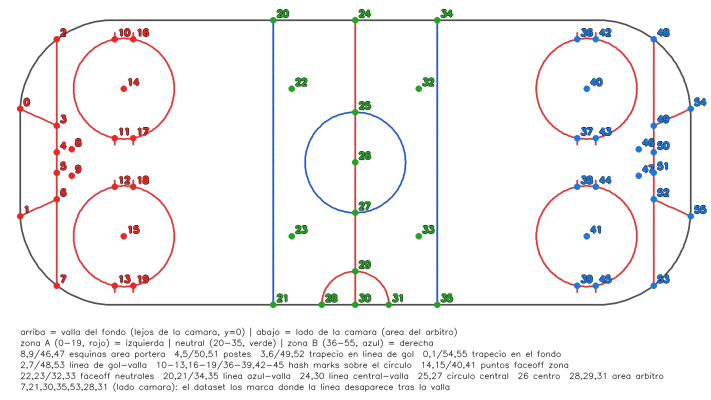
#> input picture rink_keypoints_map.png, 1421 x 799 px, given in place of clip2.mp4, which was not available (shown at 1/2 size)
$ python field_luv_zones.py
#> lines starting #> are read from the running program, lines starting #| are printed output that depends on the picture; after the words box and inside, x2 and y2 are one past the last pixel; in counts of white or black regions, pixels touching at a corner belong together; pictures that were not available may be replaced by others from this repository, and a replacement may not be noted
"""Deteccion de zonas del campo, hibrido HSV + Luv (variante de field_hsv_zones.py).

  - Hielo: igual que en las otras versiones (S<=s_ice_max & V>=v_ice_min, HSV).
  - Rojo/azul: con los canales de crominancia de CIE Luv (u, v) en vez de
    hue o Lab. En el diagrama de cromaticidad de Luv, rojo/verde/azul caen
    en tres esquinas bien separadas -de ahi el "triangulo"-: rojo tiene u
    muy alto, verde tiene u muy bajo y v alto, azul tiene v muy bajo. Por
    eso, a diferencia de Lab (donde hubo que medir distancia a un centro),
    aqui basta un corte de UN SOLO LADO por canal, igual de simple que
    Cr/Cb en YCbCr:
        rojo = u >= u_min
        azul = v <= v_luv_max
  - OJO con el neutro: en Lab, el gris neutro (a=b=0 en la teoria) cae en
    128/128 al pasar a 8-bit porque OpenCV solo suma +128 a ambos canales.
    En Luv, el escalado de OpenCV es distinto por canal
    (u<-255/354*(u+134), v<-255/262*(v+140)), asi que el neutro real NO
    cae en 128/128 sino en, aproximadamente, u~=96, v~=136. Los sliders de
    aqui son valores absolutos (no "distancia a 128"), asi que esto no
    afecta al codigo, pero conviene saberlo al razonar sobre los numeros
    que salen en el inspector de clic.
  - Resolucion real: sin reducir el frame (ver field_hsv_zones.py).
  - CLAHE en V (HSV): igual que en field_hsv_zones.py, contraste adaptativo
    solo sobre el value de HSV (afecta a la mascara de hielo), nunca sobre
    H/S ni sobre L/u/v de Luv.
  - Estructuras rojas/azules: ademas de superar su umbral de crominancia,
    deben caer FUERA de la mascara de hielo (S alta o V baja).

Uso:
  python field_luv_zones.py --video clip2.mp4
"""
import argparse

import cv2
import numpy as np
import matplotlib.pyplot as plt
from matplotlib.widgets import Slider, CheckButtons

# esquinas del triangulo de gamut sRGB en Luv 8-bit, calculadas con
# cv2.cvtColor sobre primarios puros (ver conversacion / verificacion).
ESQUINAS_LUV = {
    "rojo": (222, 173),
    "verde": (37, 241),
    "azul": (90, 10),
}
NEUTRO_LUV = (96, 136)   # blanco/gris puro cae aqui, no en (128,128)

parser = argparse.ArgumentParser()
parser.add_argument("--video", default="clip2.mp4")
args = parser.parse_args()

cap = cv2.VideoCapture(args.video)
if not cap.isOpened():
    raise IOError(f"no se pudo abrir el video {args.video}")
n_frames = int(cap.get(cv2.CAP_PROP_FRAME_COUNT))

estado = {
    "frame": 0,
    "s_ice_max": 50,        # hielo: saturacion (HSV) <= esto
    "v_ice_min": 140,       # hielo: value (HSV) >= esto
    "u_min": 150,            # rojo: u (Luv) >= esto (neutro ~96)
    "v_luv_max": 90,         # azul: v (Luv) <= esto (neutro ~136)
    "l_struct_min": 40,      # rojo/azul: L (Luv) dentro de [min, max]
    "l_struct_max": 255,
    "limpiar": False,       # apertura+cierre morfologico para quitar ruido suelto
    "clahe_v": False,       # CLAHE solo sobre V de HSV, antes de calcular hielo
}

_cache = {"idx": None, "bgr": None}


def get_frame_bgr(idx):
    if _cache["idx"] == idx:
        return _cache["bgr"]
    cap.set(cv2.CAP_PROP_POS_FRAMES, idx)
    ret, frame = cap.read()
    if not ret:
        return None
    _cache["idx"], _cache["bgr"] = idx, frame
    return frame


_kernel = np.ones((3, 3), np.uint8)
_clahe = cv2.createCLAHE(clipLimit=2.0, tileGridSize=(8, 8))


# [4 lines left out: function limpiar_mask, not called in this run]


def obtener_hsv(bgr):
    h, s, v = cv2.split(cv2.cvtColor(bgr, cv2.COLOR_BGR2HSV))
    if estado["clahe_v"]:
        v = _clahe.apply(v)
    return h, s, v


def calcular_mascaras(bgr):
    _, s, v = obtener_hsv(bgr)
    l_luv, u_luv, v_luv = cv2.split(cv2.cvtColor(bgr, cv2.COLOR_BGR2Luv))

    hielo = (s <= estado["s_ice_max"]) & (v >= estado["v_ice_min"])
    no_hielo = ~hielo   # opuesto literal a la mascara de hielo

    l_rango = (l_luv >= estado["l_struct_min"]) & (l_luv <= estado["l_struct_max"])
    rojo = (u_luv >= estado["u_min"]) & l_rango & no_hielo
    azul = (v_luv <= estado["v_luv_max"]) & l_rango & no_hielo

    hielo = (hielo.astype(np.uint8)) * 255
    rojo = (rojo.astype(np.uint8)) * 255
    azul = (azul.astype(np.uint8)) * 255

    if estado["limpiar"]:
        hielo = limpiar_mask(hielo)
        rojo = limpiar_mask(rojo)
        azul = limpiar_mask(azul)

    return hielo, rojo, azul, u_luv, v_luv


def overlay_rgb(bgr, hielo, rojo, azul):
    rgb = cv2.cvtColor(bgr, cv2.COLOR_BGR2RGB).astype(np.float32)
    out = rgb.copy()
    out[hielo > 0] = out[hielo > 0] * 0.5 + np.array([255.0, 255.0, 255.0]) * 0.5
    out[rojo > 0] = (255.0, 0.0, 255.0)   # magenta
    out[azul > 0] = (0.0, 255.0, 255.0)   # cian
    return np.clip(out, 0, 255).astype(np.uint8)


# ======================= FIGURA =======================
fig = plt.figure(figsize=(15, 9))
try:
    fig.canvas.manager.set_window_title("Zonas del campo por Luv (hielo / rojo / azul)")
except Exception:
    pass

ax_orig = fig.add_axes((0.02, 0.68, 0.23, 0.29))
ax_overlay = fig.add_axes((0.27, 0.68, 0.23, 0.29))
ax_hielo = fig.add_axes((0.52, 0.68, 0.23, 0.29))
ax_rojo = fig.add_axes((0.02, 0.37, 0.23, 0.29))
ax_azul = fig.add_axes((0.27, 0.37, 0.23, 0.29))
ax_comb = fig.add_axes((0.52, 0.37, 0.23, 0.29))
ax_tri = fig.add_axes((0.78, 0.37, 0.20, 0.60))

for a, titulo in ((ax_orig, "original"), (ax_overlay, "overlay (hielo+rojo+azul)"),
                  (ax_hielo, "mascara hielo"), (ax_rojo, "mascara rojo"),
                  (ax_azul, "mascara azul"), (ax_comb, "rojo+azul (sin hielo)")):
    a.axis("off")
    a.set_title(titulo, fontsize=9)

im_orig = ax_orig.imshow(np.zeros((2, 2, 3), np.uint8))
im_overlay = ax_overlay.imshow(np.zeros((2, 2, 3), np.uint8))
im_hielo = ax_hielo.imshow(np.zeros((2, 2), np.uint8), cmap="gray", vmin=0, vmax=255)
im_rojo = ax_rojo.imshow(np.zeros((2, 2), np.uint8), cmap="gray", vmin=0, vmax=255)
im_azul = ax_azul.imshow(np.zeros((2, 2), np.uint8), cmap="gray", vmin=0, vmax=255)
im_comb = ax_comb.imshow(np.zeros((2, 2, 3), np.uint8))

# --- sliders ---
slider_specs = [
    ("frame", "frame", 0, max(n_frames - 1, 1), 1),
    ("s_ice_max", "hielo S<=", 0, 255, 1),
    ("v_ice_min", "hielo V>=", 0, 255, 1),
    ("u_min", "rojo u(Luv)>=", 0, 255, 1),
    ("v_luv_max", "azul v(Luv)<=", 0, 255, 1),
    ("l_struct_min", "rojo/azul L(Luv)>=", 0, 255, 1),
    ("l_struct_max", "rojo/azul L(Luv)<=", 0, 255, 1),
]
sliders = {}
y0 = 0.30
for i, (clave, label, vmin, vmax, step) in enumerate(slider_specs):
    ax_s = fig.add_axes((0.06, y0 - i * 0.032, 0.47, 0.02))
    sliders[clave] = Slider(ax_s, label, vmin, vmax, valinit=estado[clave], valstep=step)

ax_check = fig.add_axes((0.56, 0.02, 0.20, 0.09))
CHECKS = [
    ("limpiar (morf.)", "limpiar"),
    ("CLAHE en V", "clahe_v"),
]
check = CheckButtons(ax_check, [lbl for lbl, _ in CHECKS], [estado[k] for _, k in CHECKS])

legend_text = fig.text(0.56, 0.34, "", fontsize=7, family="monospace", va="top")
info_text = fig.text(0.56, 0.19, "clic sobre una imagen para inspeccionar H/S/V/L/u/v",
                      fontsize=7, family="monospace", va="top")


def _ok(b):
    return "OK" if b else "no"


def dibujar_triangulo(u_luv, v_luv):
    ax_tri.clear()
    ax_tri.set_xlim(0, 255)
    ax_tri.set_ylim(0, 255)
    ax_tri.set_aspect("equal", adjustable="box")
    ax_tri.set_title("Luv (u,v) 8-bit", fontsize=9)
    ax_tri.set_xlabel("u  (verde <-> rojo)", fontsize=7)
    ax_tri.set_ylabel("v  (azul <-> amarillo)", fontsize=7)
    ax_tri.tick_params(labelsize=7)

    # densidad de pixeles del frame actual (submuestreado, solo para pintar)
    uu = u_luv[::4, ::4].ravel()
    vv = v_luv[::4, ::4].ravel()
    hist, _, _ = np.histogram2d(uu, vv, bins=64, range=[[0, 255], [0, 255]])
    ax_tri.imshow(np.log1p(hist).T, origin="lower", extent=(0, 255, 0, 255),
                  cmap="gray_r", aspect="auto")

    # umbrales actuales: zona roja (u alto) y zona azul (v bajo)
    ax_tri.axvspan(estado["u_min"], 255, color="red", alpha=0.10)
    ax_tri.axhspan(0, estado["v_luv_max"], color="blue", alpha=0.10)
    ax_tri.axvline(estado["u_min"], color="red", linestyle="--", linewidth=1.2)
    ax_tri.axhline(estado["v_luv_max"], color="blue", linestyle="--", linewidth=1.2)

    # triangulo de gamut sRGB (esquinas R/G/B) y punto neutro
    corners = list(ESQUINAS_LUV.values())
    tx, ty = zip(*(corners + [corners[0]]))
    ax_tri.plot(tx, ty, color="0.4", linewidth=1, linestyle=":")
    colores = {"rojo": "red", "verde": "green", "azul": "blue"}
    for nombre, (cu, cv_) in ESQUINAS_LUV.items():
        ax_tri.plot(cu, cv_, "o", color=colores[nombre], markersize=5)
        ax_tri.annotate(nombre, (cu, cv_), fontsize=7, color=colores[nombre],
                         textcoords="offset points", xytext=(4, 4))
    ax_tri.plot(*NEUTRO_LUV, "+", color="black", markersize=9, markeredgewidth=1.5)
    ax_tri.annotate("neutro", NEUTRO_LUV, fontsize=7, color="black",
                     textcoords="offset points", xytext=(4, -10))


def texto_condiciones():
    return (
        "condiciones actuales:\n"
        f"hielo: S<={estado['s_ice_max']}  &  V>={estado['v_ice_min']}\n"
        f"rojo : u(Luv)>={estado['u_min']}  &  L(Luv) en [{estado['l_struct_min']},{estado['l_struct_max']}]"
        f"  &  NOT-hielo (S>{estado['s_ice_max']} o V<{estado['v_ice_min']})\n"
        f"azul : v(Luv)<={estado['v_luv_max']}  &  L(Luv) en [{estado['l_struct_min']},{estado['l_struct_max']}]"
        f"  &  NOT-hielo (S>{estado['s_ice_max']} o V<{estado['v_ice_min']})\n"
        f"neutro teorico Luv (8-bit): u~=96  v~=136   CLAHE en V: {'ON' if estado['clahe_v'] else 'off'}"
    )


def redibujar():
    frame = get_frame_bgr(estado["frame"])
    if frame is None:
        return
    hielo, rojo, azul, u_luv, v_luv = calcular_mascaras(frame)
    overlay = overlay_rgb(frame, hielo, rojo, azul)
    combinado = overlay_rgb(frame, np.zeros_like(hielo), rojo, azul)

    for im, img, ax in (
        (im_orig, cv2.cvtColor(frame, cv2.COLOR_BGR2RGB), ax_orig),
        (im_overlay, overlay, ax_overlay),
        (im_hielo, hielo, ax_hielo),
        (im_rojo, rojo, ax_rojo),
        (im_azul, azul, ax_azul),
        (im_comb, combinado, ax_comb),
    ):
        im.set_data(img)
        im.set_extent((0, img.shape[1], img.shape[0], 0))

    total = hielo.size
    pct_hielo = 100.0 * np.count_nonzero(hielo) / total
    pct_rojo = 100.0 * np.count_nonzero(rojo) / total
    pct_azul = 100.0 * np.count_nonzero(azul) / total
    fig.suptitle(
        f'frame {estado["frame"]} / {n_frames - 1}   '
        f'hielo {pct_hielo:5.1f}%   rojo {pct_rojo:5.1f}%   azul {pct_azul:5.1f}%'
    )
    legend_text.set_text(texto_condiciones())
    dibujar_triangulo(u_luv, v_luv)
    fig.canvas.draw_idle()


def on_slider(clave):
    def _cb(v):
        estado[clave] = int(v)
        redibujar()
    return _cb


for clave, slider in sliders.items():
    slider.on_changed(on_slider(clave))


# [6 lines left out: function on_check, not called in this run]


check.on_clicked(on_check)


# [47 lines left out: functions on_key, on_click, not called in this run]


fig.canvas.mpl_connect("key_press_event", on_key)
fig.canvas.mpl_connect("button_press_event", on_click)

redibujar()
#> in get_frame_bgr, frame is the input picture: shape (799, 1421, 3); mean B, G, R 243.9, 243.3, 244.9
#> in calcular_mascaras, `l_luv, u_luv, v_luv = cv2.split(cv2.cvtColor(bgr, cv2.COLOR_BGR2Luv))`:
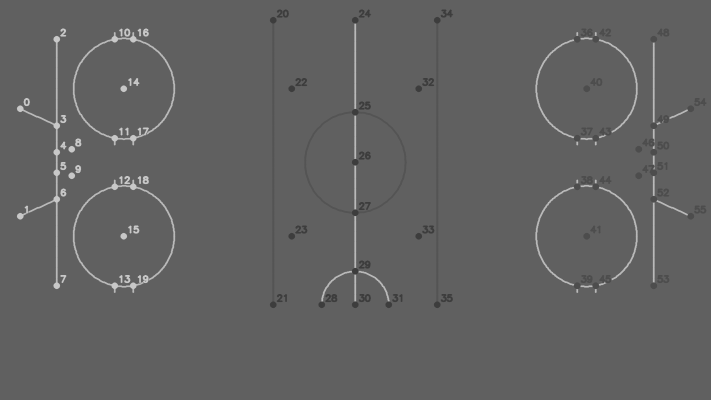
#> u_luv: shape (799, 1421) (shown at 1/2 size); min 61, max 200, mean 97.3
#> in calcular_mascaras, `l_luv, u_luv, v_luv = cv2.split(cv2.cvtColor(bgr, cv2.COLOR_BGR2Luv))`:
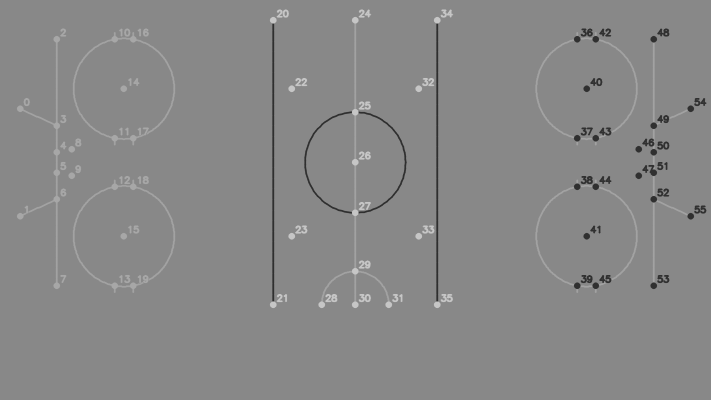
#> v_luv: shape (799, 1421) (shown at 1/2 size); min 47, max 198, mean 135.8
#> in calcular_mascaras, `hielo = (s <= estado["s_ice_max"]) & (v >= estado["v_ice_min"])`:
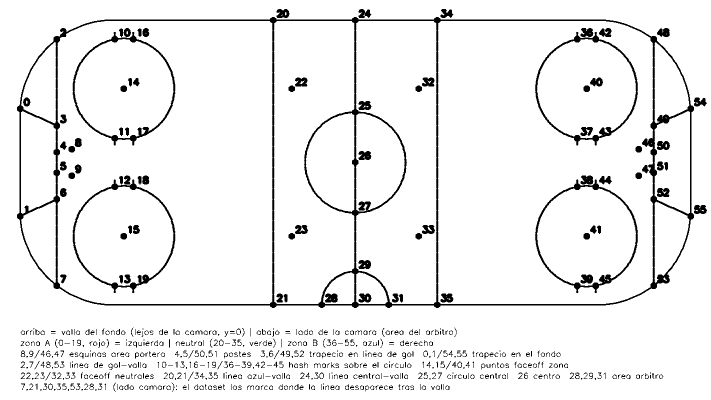
#> hielo: shape (799, 1421) bool (shown at 1/2 size); 93.7% white; 651 black regions (171 under 20 px), largest, box (x1, y1, x2, y2) and area: (34, 34, 1388, 616) 29057, (1070, 359, 1276, 586) 3186, (1070, 64, 1276, 291) 3171
#> in calcular_mascaras, `no_hielo = ~hielo`:
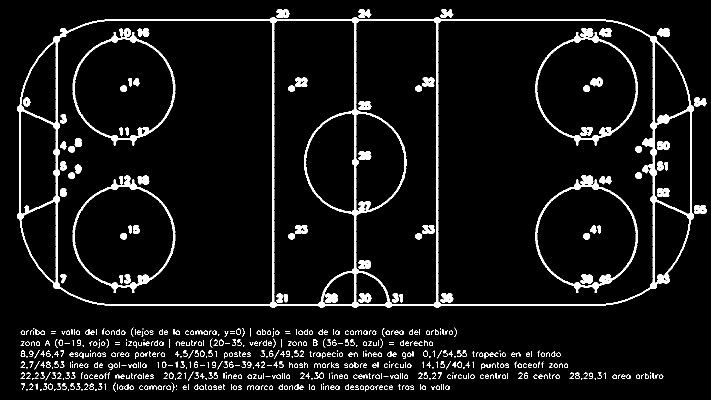
#> no_hielo: shape (799, 1421) bool (shown at 1/2 size); 6.3% white; 651 white regions (171 under 20 px), largest, box (x1, y1, x2, y2) and area: (34, 34, 1388, 616) 29057, (1070, 359, 1276, 586) 3186, (1070, 64, 1276, 291) 3171
#> in calcular_mascaras, `l_rango = (l_luv >= estado["l_struct_min"]) & (l_luv <= estado["l_stru..`: l_rango: shape (799, 1421) bool; 99.8% white; black in thin lines or dots
#> in calcular_mascaras, `rojo = (u_luv >= estado["u_min"]) & l_rango & no_hielo`: rojo: shape (799, 1421) bool; 1.6% white; 71 white regions (5 under 20 px), largest, box (x1, y1, x2, y2) and area: (146, 359, 350, 586) 2628, (146, 64, 350, 291) 2598, (34, 72, 120, 578) 2574
#> in calcular_mascaras, `azul = (v_luv <= estado["v_luv_max"]) & l_rango & no_hielo`:
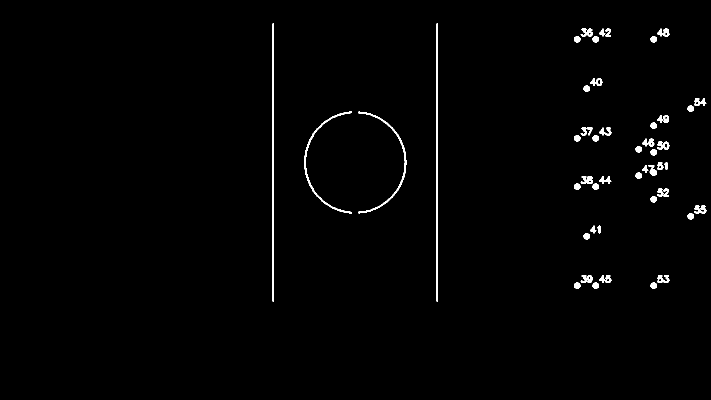
#> azul: shape (799, 1421) bool (shown at 1/2 size); 1.1% white; 49 white regions, largest, box (x1, y1, x2, y2) and area: (545, 47, 548, 603) 1668, (873, 47, 876, 603) 1668, (717, 223, 814, 427) 1019
#> in overlay_rgb, `return np.clip(out, 0, 255).astype(np.uint8)`:
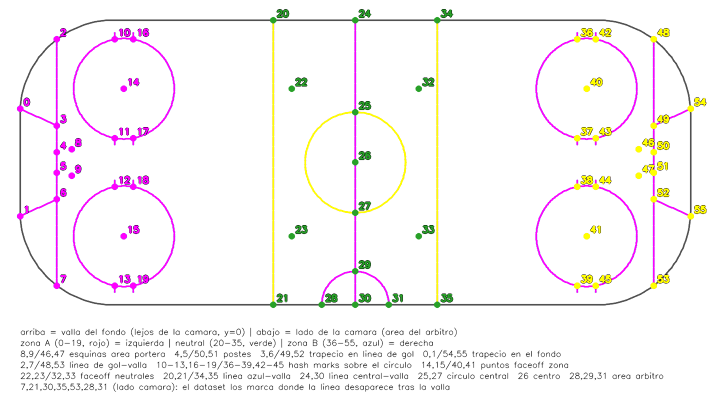
#> returned value: shape (799, 1421, 3) (shown at 1/2 size); mean of channels 0, 1, 2 245.7, 244.7, 248.3; drawn as B, G, R
#> the loop in redibujar, `for im, img, ax in ( (im_orig, cv2.cvtColor(frame, cv2.COLOR_BGR2RGB),..` made 6 passes
#> in redibujar, `pct_hielo = 100.0 * np.count_nonzero(hielo) / total`: pct_hielo = 93.69
#> in redibujar, `pct_rojo = 100.0 * np.count_nonzero(rojo) / total`: pct_rojo = 1.63
#> in redibujar, `pct_azul = 100.0 * np.count_nonzero(azul) / total`: pct_azul = 1.1
plt.show()
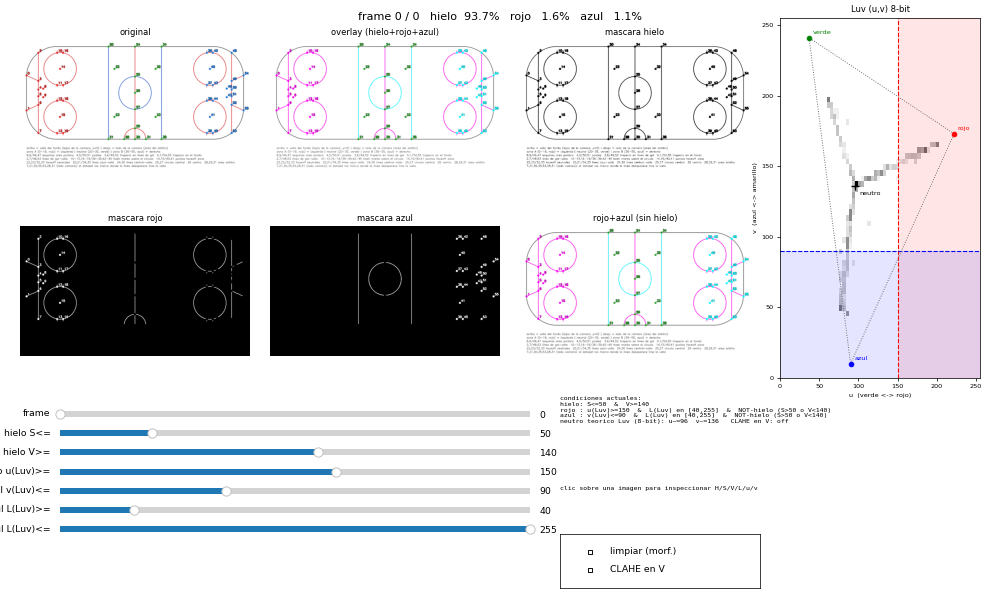
#> figure drawn by matplotlib, 15 panels
cap.release()
